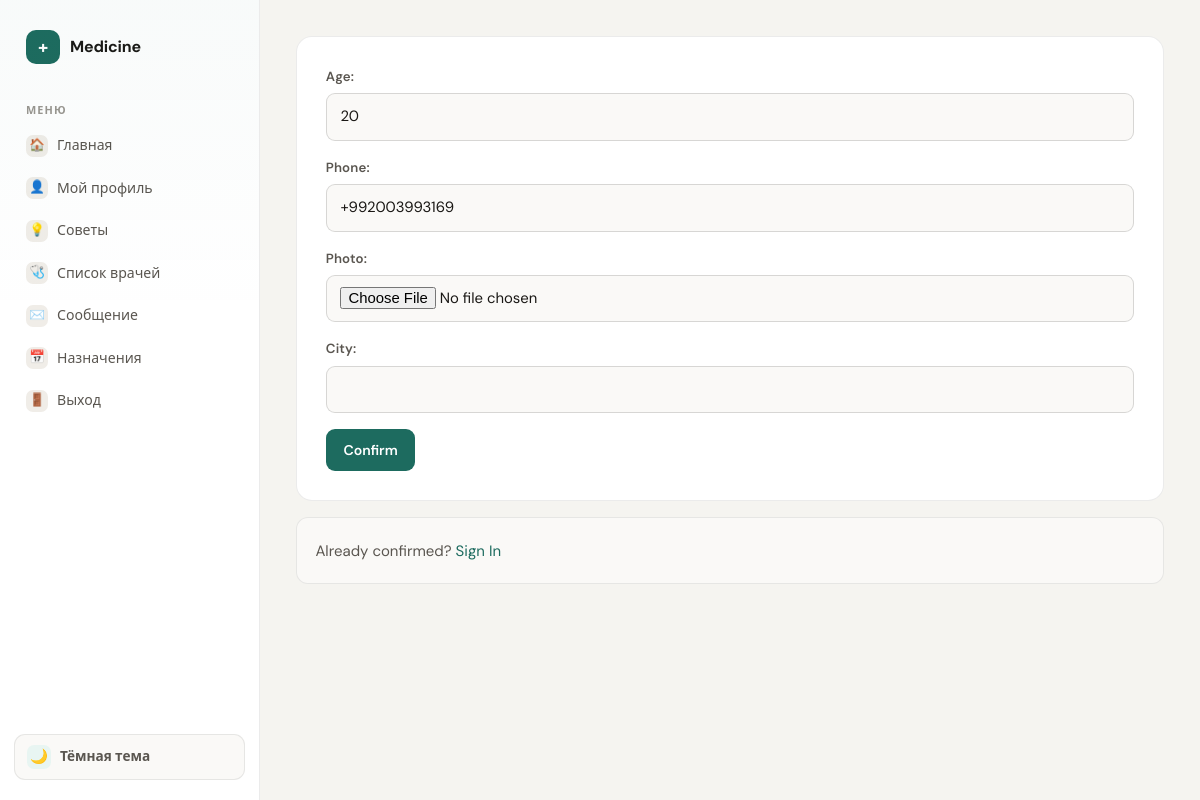
Page /update_profile (signed in) on the earlier database version.
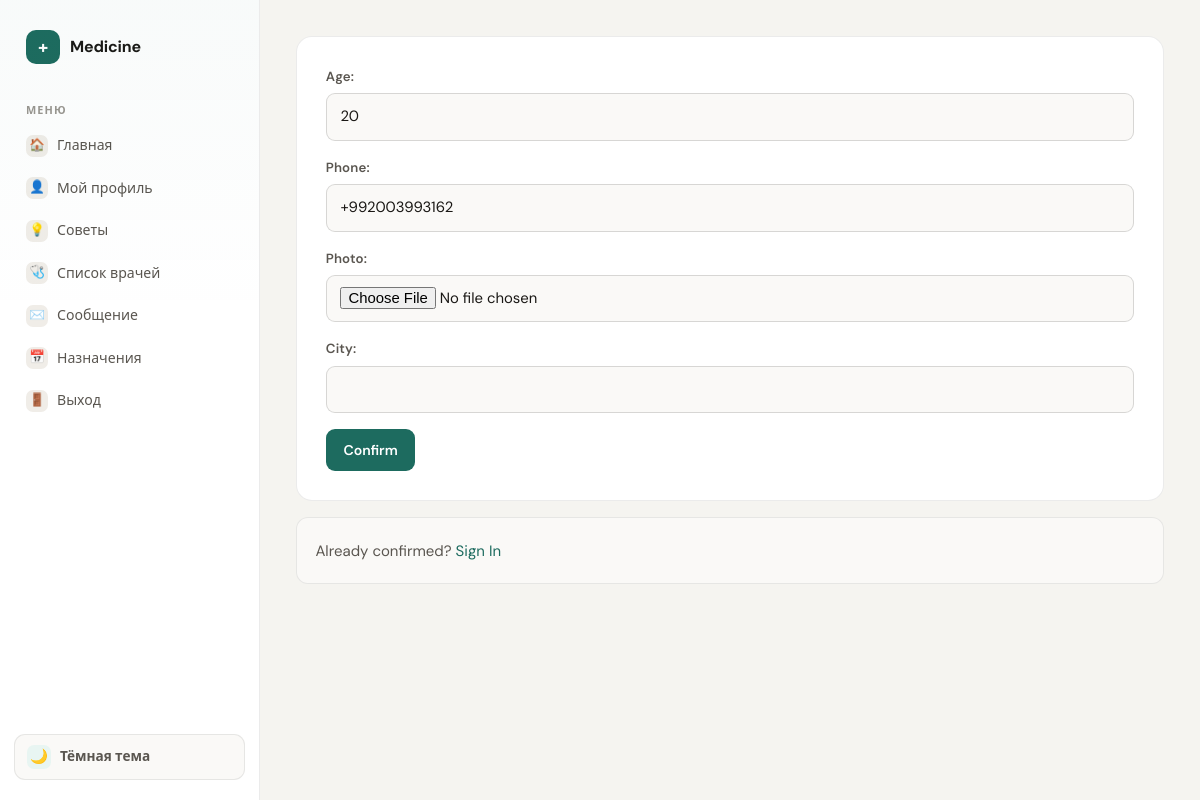
Same page on the later database version.
### accounts/models.py (models this page shows, shortened)
class Profile(models.Model):
    ROLE_CHOICES = (
        ('patient', 'Patient'),
        ('doctor', 'Doctor'),
        ('admin', 'Admin'),
    )
    user=models.OneToOneField(settings.AUTH_USER_MODEL,on_delete=models.CASCADE,related_name='profile')
    age=models.PositiveIntegerField(null=True,blank=True)
    role = models.CharField(max_length=20, choices=ROLE_CHOICES, default='patient')
    phone=models.CharField(max_length=14,blank=True)
    city = models.CharField(max_length=50, blank=True)
    photo=models.ImageField(upload_to='users/',blank=True,null=True)

### accounts/views.py (the view)
# urls.py: path('update_profile',views.update_profile,name='update_profile'),
@login_required(login_url='/login/')
def update_profile(request):
    profile = request.user.profile
    if request.method=='POST':
        form=ProfileForm(request.POST, request.FILES)
        if form.is_valid():
            profile.age = form.cleaned_data['age']
            profile.phone = form.cleaned_data['phone']
            profile.photo = form.cleaned_data['photo']
            profile.city=form.cleaned_data['city']
            profile.save()
            return redirect('my_profile')
        else:
            return redirect('dashboard')
    else:
        form=ProfileForm(
            initial={
                'age':profile.age,
                'phone':profile.phone
            }
        )
        return render(request,'accounts/profile_form.html',{"form":form})

### accounts/forms.py
class ProfileForm(forms.Form):
    age=forms.IntegerField()
    phone=forms.CharField(max_length=14)
    photo=forms.ImageField(required=False)
    city=forms.CharField(max_length=45)

### templates/accounts/profile_form.html (shortened to what this page needs)
{% extends "accounts/base.html" %}
{% block main %}
<form  method="post"  enctype="multipart/form-data">
    {{form}}
    <button type="submit">Confirm </button>
</form>
<div class="auth-link">
    <p>Already confirmed? <a href="{% url 'login' %}">Sign In</a></p>
</div>
{% endblock %}

Differences in the rows shown:
changed Profile: phone "+992003993169" → "+992003993162"
